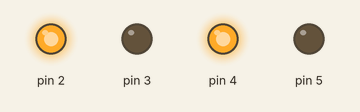
Simulated run of this sketch. Board: Arduino Uno, built with avr-gcc and run on an emulated ATmega328P. On the bench: output pins drawn as LEDs (lit = HIGH).

Above: at 0.5 s.
At 6.0 s:
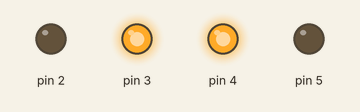
At 10.0 s:
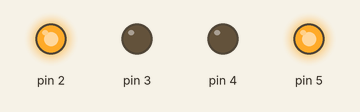
At 13.5 s:
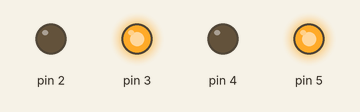
Timing chart, 0 to 15.6 s (numbered marks = the images above):
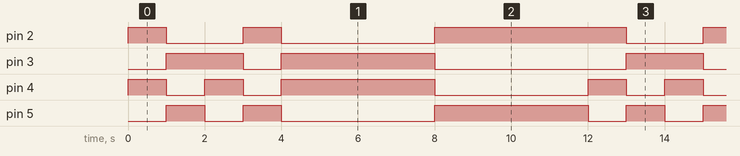

Measured:
- by itself, pin 2: repeats every 12.0 s: LOW 2.0 s, HIGH 1.0 s, LOW 4.0 s, HIGH 5.0 s
- by itself, pin 3: repeats every 12.0 s: LOW 1.0 s, HIGH 4.0 s, LOW 5.0 s, HIGH 2.0 s
- by itself, pin 4: repeats every 12.0 s: LOW 1.0 s, HIGH 1.0 s, LOW 1.0 s, HIGH 4.0 s, LOW 4.0 s, HIGH 1.0 s
- by itself, pin 5: repeats every 12.0 s: LOW 1.0 s, HIGH 1.0 s, LOW 4.0 s, HIGH 4.0 s, LOW 1.0 s, HIGH 1.0 s

The sketch:

function_sequence1.ino
```cpp
void setup()
{
  pinMode(2 , OUTPUT);
  pinMode(3 , OUTPUT);
  pinMode(4 , OUTPUT);
  pinMode(5 , OUTPUT);

}

void loop()
{
  digitalWrite(2 , HIGH);  //forwrd
  digitalWrite(3 , LOW);
  digitalWrite(4 , HIGH);
  digitalWrite(5 , LOW);
  delay(1000);
  digitalWrite(2 , LOW);   //bckwrd
  digitalWrite(3 , HIGH);
  digitalWrite(4 , LOW);
  digitalWrite(5 , HIGH);
 delay(1000);

turn1();

turn2();

 circle1();

circle2();
}


void turn1() {
  digitalWrite(2 , LOW);
  digitalWrite(3 , HIGH);     //right or left
  digitalWrite(4 , HIGH);
  digitalWrite(5 , LOW);
 delay(1000);
}

void turn2() {
   digitalWrite(2 , HIGH);
  digitalWrite(3 , LOW);
  digitalWrite(4 , LOW);        //right or left
  digitalWrite(5 , HIGH);
 delay(1000);
}

void circle1() {
  digitalWrite(2 , LOW);
  digitalWrite(3 , HIGH);
  digitalWrite(4 , HIGH);        //circle?
  digitalWrite(5 , LOW);
 delay(1000);
 digitalWrite(2 , LOW);
  digitalWrite(3 , HIGH);
  digitalWrite(4 , HIGH);
  digitalWrite(5 , LOW);
 delay(1000);
 digitalWrite(2 , LOW);
  digitalWrite(3 , HIGH);
  digitalWrite(4 , HIGH);
  digitalWrite(5 , LOW);
 delay(1000);
 digitalWrite(2 , LOW);
  digitalWrite(3 , HIGH);
  digitalWrite(4 , HIGH);
  digitalWrite(5 , LOW);
 delay(1000);
}

void circle2() {
   digitalWrite(2 , HIGH);
  digitalWrite(3 , LOW);
  digitalWrite(4 , LOW);        //circle opposite direction
  digitalWrite(5 , HIGH);
 delay(1000);
 digitalWrite(2 , HIGH);
  digitalWrite(3 , LOW);
  digitalWrite(4 , LOW);
  digitalWrite(5 , HIGH);
 delay(1000);
 digitalWrite(2 , HIGH);
  digitalWrite(3 , LOW);
  digitalWrite(4 , LOW);
  digitalWrite(5 , HIGH);
 delay(1000);
 digitalWrite(2 , HIGH);
  digitalWrite(3 , LOW);
  digitalWrite(4 , LOW);
  digitalWrite(5 , HIGH);
 delay(1000);
}
```
